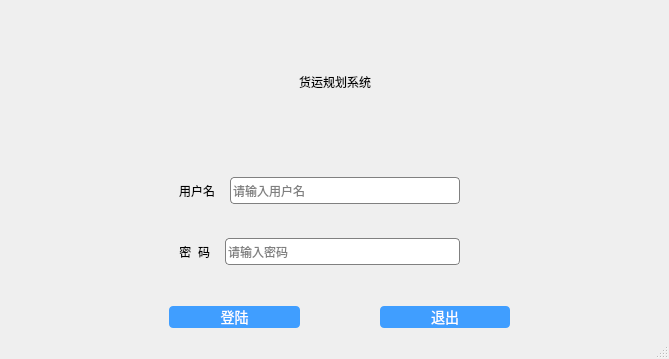
<?xml version="1.0" encoding="UTF-8"?>
<ui version="4.0">
 <class>MainWindow</class>
 <widget class="QMainWindow" name="MainWindow">
  <property name="geometry">
   <rect>
    <x>0</x>
    <y>0</y>
    <width>669</width>
    <height>359</height>
   </rect>
  </property>
  <property name="windowTitle">
   <string>登陆</string>
  </property>
  <widget class="QWidget" name="centralwidget">
   <property name="styleSheet">
    <string notr="true">QLabel#titleLabel {
    font: 38px '方正姚体';
}
QLabel#usernameLabel,QLabel#passwordLabel{
	font:15px'黑体';

}
QLabel#usernameLine, QLabel#passwordLine {
    font: 25px '楷体';
}

QLineEdit {
    border-radius: 4px;
    min-height: 25px;
    border: 1px solid gray;
}

QPushButton {
    border-radius: 4px;
    background-color: #409eff;
    color: white;
    font-size: 14px;
}

QWidget#bg {
    background-color: white;
}
</string>
   </property>
   <layout class="QGridLayout" name="gridLayout">
    <item row="0" column="0">
     <layout class="QVBoxLayout" name="verticalLayout_2">
      <item>
       <layout class="QHBoxLayout" name="horizontalLayout_7">
        <item>
         <spacer name="horizontalSpacer_7">
          <property name="orientation">
           <enum>Qt::Horizontal</enum>
          </property>
          <property name="sizeHint" stdset="0">
           <size>
            <width>198</width>
            <height>20</height>
           </size>
          </property>
         </spacer>
        </item>
        <item>
         <widget class="QLabel" name="titleLabel">
          <property name="text">
           <string>货运规划系统</string>
          </property>
         </widget>
        </item>
        <item>
         <spacer name="horizontalSpacer_8">
          <property name="orientation">
           <enum>Qt::Horizontal</enum>
          </property>
          <property name="sizeHint" stdset="0">
           <size>
            <width>188</width>
            <height>20</height>
           </size>
          </property>
         </spacer>
        </item>
       </layout>
      </item>
      <item>
       <spacer name="verticalSpacer_3">
        <property name="orientation">
         <enum>Qt::Vertical</enum>
        </property>
        <property name="sizeType">
         <enum>QSizePolicy::Fixed</enum>
        </property>
        <property name="sizeHint" stdset="0">
         <size>
          <width>20</width>
          <height>17</height>
         </size>
        </property>
       </spacer>
      </item>
      <item>
       <layout class="QVBoxLayout" name="verticalLayout">
        <item>
         <layout class="QHBoxLayout" name="horizontalLayout_4">
          <item>
           <spacer name="horizontalSpacer">
            <property name="orientation">
             <enum>Qt::Horizontal</enum>
            </property>
            <property name="sizeType">
             <enum>QSizePolicy::Fixed</enum>
            </property>
            <property name="sizeHint" stdset="0">
             <size>
              <width>170</width>
              <height>20</height>
             </size>
            </property>
           </spacer>
          </item>
          <item>
           <layout class="QHBoxLayout" name="horizontalLayout_2">
            <property name="spacing">
             <number>15</number>
            </property>
            <item>
             <widget class="QLabel" name="usernameLabel">
              <property name="text">
               <string>用户名</string>
              </property>
              <property name="alignment">
               <set>Qt::AlignRight|Qt::AlignTrailing|Qt::AlignVCenter</set>
              </property>
             </widget>
            </item>
            <item>
             <widget class="QLineEdit" name="usernameLine">
              <property name="placeholderText">
               <string>请输入用户名</string>
              </property>
             </widget>
            </item>
           </layout>
          </item>
          <item>
           <spacer name="horizontalSpacer_2">
            <property name="orientation">
             <enum>Qt::Horizontal</enum>
            </property>
            <property name="sizeType">
             <enum>QSizePolicy::Fixed</enum>
            </property>
            <property name="sizeHint" stdset="0">
             <size>
              <width>200</width>
              <height>20</height>
             </size>
            </property>
           </spacer>
          </item>
         </layout>
        </item>
        <item>
         <spacer name="verticalSpacer">
          <property name="orientation">
           <enum>Qt::Vertical</enum>
          </property>
          <property name="sizeType">
           <enum>QSizePolicy::Fixed</enum>
          </property>
          <property name="sizeHint" stdset="0">
           <size>
            <width>20</width>
            <height>28</height>
           </size>
          </property>
         </spacer>
        </item>
        <item>
         <layout class="QHBoxLayout" name="horizontalLayout_5">
          <item>
           <spacer name="horizontalSpacer_3">
            <property name="orientation">
             <enum>Qt::Horizontal</enum>
            </property>
            <property name="sizeType">
             <enum>QSizePolicy::Fixed</enum>
            </property>
            <property name="sizeHint" stdset="0">
             <size>
              <width>170</width>
              <height>20</height>
             </size>
            </property>
           </spacer>
          </item>
          <item>
           <layout class="QHBoxLayout" name="horizontalLayout">
            <property name="spacing">
             <number>15</number>
            </property>
            <item>
             <widget class="QLabel" name="passwordLabel">
              <property name="text">
               <string>密  码</string>
              </property>
              <property name="alignment">
               <set>Qt::AlignRight|Qt::AlignTrailing|Qt::AlignVCenter</set>
              </property>
             </widget>
            </item>
            <item>
             <widget class="QLineEdit" name="passwordLine">
              <property name="placeholderText">
               <string>请输入密码</string>
              </property>
             </widget>
            </item>
           </layout>
          </item>
          <item>
           <spacer name="horizontalSpacer_4">
            <property name="orientation">
             <enum>Qt::Horizontal</enum>
            </property>
            <property name="sizeType">
             <enum>QSizePolicy::Fixed</enum>
            </property>
            <property name="sizeHint" stdset="0">
             <size>
              <width>200</width>
              <height>20</height>
             </size>
            </property>
           </spacer>
          </item>
         </layout>
        </item>
        <item>
         <spacer name="verticalSpacer_2">
          <property name="orientation">
           <enum>Qt::Vertical</enum>
          </property>
          <property name="sizeType">
           <enum>QSizePolicy::Fixed</enum>
          </property>
          <property name="sizeHint" stdset="0">
           <size>
            <width>20</width>
            <height>25</height>
           </size>
          </property>
         </spacer>
        </item>
        <item>
         <layout class="QHBoxLayout" name="horizontalLayout_6">
          <item>
           <spacer name="horizontalSpacer_5">
            <property name="orientation">
             <enum>Qt::Horizontal</enum>
            </property>
            <property name="sizeType">
             <enum>QSizePolicy::Fixed</enum>
            </property>
            <property name="sizeHint" stdset="0">
             <size>
              <width>150</width>
              <height>20</height>
             </size>
            </property>
           </spacer>
          </item>
          <item>
           <layout class="QHBoxLayout" name="horizontalLayout_3">
            <property name="spacing">
             <number>80</number>
            </property>
            <property name="sizeConstraint">
             <enum>QLayout::SetDefaultConstraint</enum>
            </property>
            <property name="leftMargin">
             <number>10</number>
            </property>
            <property name="topMargin">
             <number>10</number>
            </property>
            <item>
             <widget class="QPushButton" name="loginButton">
              <property name="text">
               <string>登陆</string>
              </property>
              <property name="default">
               <bool>true</bool>
              </property>
             </widget>
            </item>
            <item>
             <widget class="QPushButton" name="exitButton">
              <property name="sizePolicy">
               <sizepolicy hsizetype="Minimum" vsizetype="Fixed">
                <horstretch>0</horstretch>
                <verstretch>0</verstretch>
               </sizepolicy>
              </property>
              <property name="text">
               <string>退出</string>
              </property>
             </widget>
            </item>
           </layout>
          </item>
          <item>
           <spacer name="horizontalSpacer_6">
            <property name="orientation">
             <enum>Qt::Horizontal</enum>
            </property>
            <property name="sizeType">
             <enum>QSizePolicy::Fixed</enum>
            </property>
            <property name="sizeHint" stdset="0">
             <size>
              <width>150</width>
              <height>20</height>
             </size>
            </property>
           </spacer>
          </item>
         </layout>
        </item>
       </layout>
      </item>
     </layout>
    </item>
   </layout>
  </widget>
  <widget class="QMenuBar" name="menubar">
   <property name="geometry">
    <rect>
     <x>0</x>
     <y>0</y>
     <width>669</width>
     <height>23</height>
    </rect>
   </property>
  </widget>
  <widget class="QStatusBar" name="statusbar"/>
 </widget>
 <resources/>
 <connections/>
</ui>
